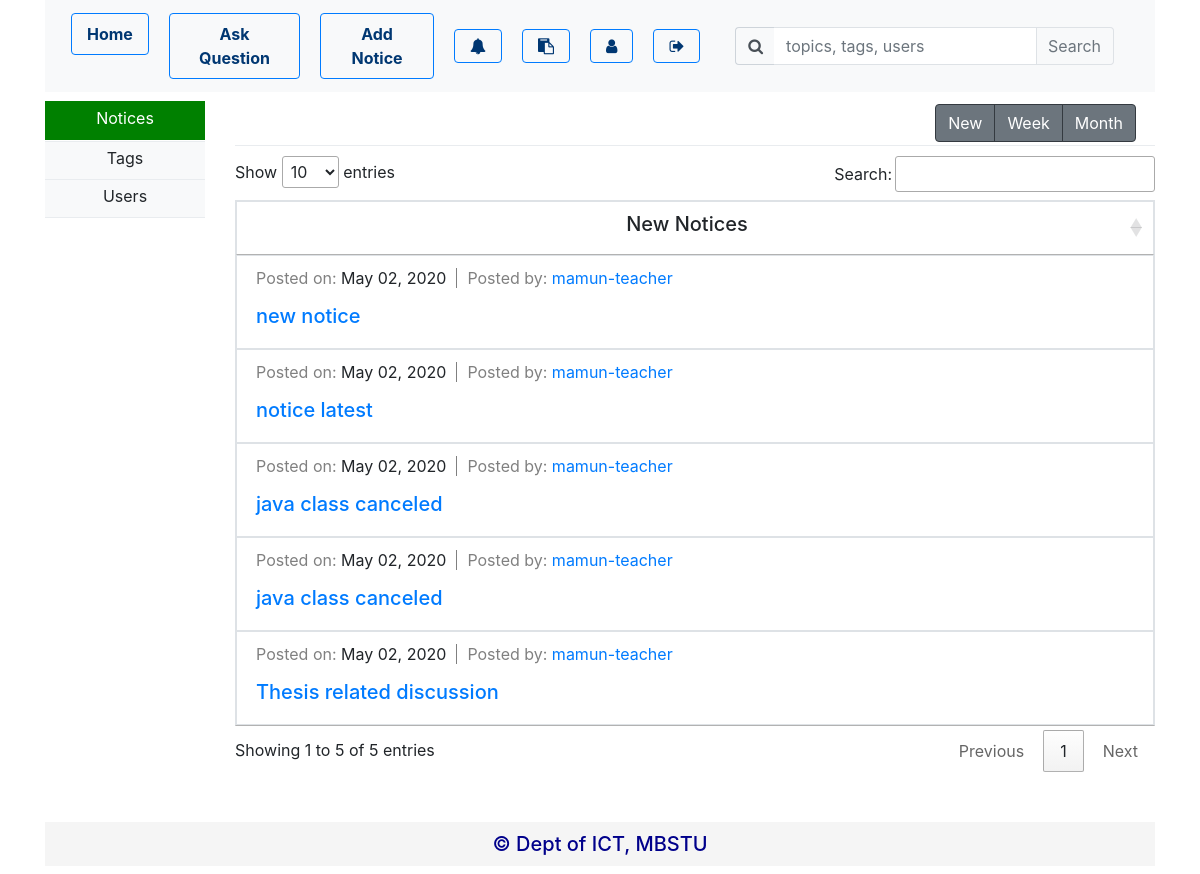
The app's page /notices.php (signed in) with its own data.
### tables this page shows
CREATE TABLE `notice` (
  `notice_id` int(11) NOT NULL,
  `user_name` varchar(50) NOT NULL,
  `title` varchar(1000) NOT NULL,
  `notice_body` varchar(5000) NOT NULL,
  `batch` varchar(5) NOT NULL,
  `date` date NOT NULL
);

### DatabaseConnection.php (called while the page is built, shortened)
<?php
$host = "localhost";
$db = "ict_forum";
$user = "root";
$pass = "";
function getUserDetails($userName) {
    global $host, $db, $user, $pass;
    $con = mysqli_connect($host, $user, $pass, $db);
    $query = "select user_name,email,role,fullname,student_id,expert_in,batch,designation,description,profile_picture from user where user_name='$userName';";
    $result = mysqli_query($con, $query);
    if (mysqli_num_rows($result) > 0) {
        return $result;
    } else {
        mysqli_close($con);
        return "";
    }
}
function getNewNotices($userName) {
    global $host, $db, $user, $pass;
    $con = mysqli_connect($host, $user, $pass, $db);
    $userDetails = getUserDetails($userName);
    $newNoticesQuery = NULL;
    if (mysqli_fetch_assoc($userDetails)['role'] == 'TEACHER') {
        $newNoticesQuery = "select * from notice order by date desc";
    } else {
        $newNoticesQuery = "select * from notice where batch = (select batch from user where user_name = '$userName') order by date desc";
    }
    $newNotices = mysqli_query($con, $newNoticesQuery);
    if (mysqli_num_rows($newNotices) > 0) {
        return $newNotices;
    } else {
        mysqli_close($con);
        return "";
    }
}
function isViewed($noticeId, $userName) {
    global $host, $db, $user, $pass;
    $con = mysqli_connect($host, $user, $pass, $db);
    $query = "select * from notice_unviewed where notice_id = $noticeId and user_name = '$userName'";
    $result = mysqli_query($con, $query);
    return 'viewed';
}
?>

### notices.php (the view, shortened to what this page needs)
<?php
include 'includes/navbar.php';
$header = NULL;
$notices = NULL;
$userName = NULL;
if (isset($_SESSION['userName'])) {
    $userName = $_SESSION['userName'];
} else {
    header("Location: login.php");
}
?>
<div class="container">
    <div class="row">
        <div class="col-md-2">
            <div class="bg-light" style="align-content: center; text-align: center;">
                <a id="notices-sidemenu" class="dropdown-item sidebar" href="notices.php?criteria=new">Notices</a>
                <div class="dropdown-divider sidebar"></div>
                <a id="tags-sidemenu" class="dropdown-item sidebar" href="tags.php">Tags</a>
                <div class="dropdown-divider sidebar"></div>
                <a id="users-sidemenu" class="dropdown-item sidebar" href="users.php">Users</a>
                <div class="dropdown-divider sidebar"></div>
            </div>
        </div>
        <div class="col-md-10" id="content">
            <div class="row m-1 mt-1">
                <div class="col-md-6 col-sm-6">
                        <?php
                        if (isset($_GET['criteria'])) {
                            $criteria = $_GET['criteria'];
                            if ($_GET['criteria'] == 'new') {
                                $header = '<h5>New Notices</h5>';
                            } elseif ($_GET['criteria'] == 'week') {
                                $header = '<h5>Notices posted in this week</h5>';
                            } elseif ($_GET['criteria'] == 'month') {
                                $header = '<h5>Notices posted in this month</h5>';
                            }
                        } else {
                            $criteria = 'new';
                            $header = '<h5>New Notices</h5>';
                        }
                        ?>
                </div>
                <div class="col-md-6 col-sm-6 d-flex justify-content-end align-items-center">
                    <div class="btn-group" role="group">
                        <a href="notices.php?criteria=new" class="btn btn-secondary border-dark">New</a>
                        <a href="notices.php?criteria=week" class="btn btn-secondary border-dark">Week</a>
                        <a href="notices.php?criteria=month" class="btn btn-secondary border-dark">Month</a>
                    </div>
                </div>
            </div>
            <div class="dropdown-divider sidebar" style=" margin-bottom: 10px;"></div>
            <?php
            if ($criteria == 'new') {
                $notices = getNewNotices($userName);
            } elseif ($criteria == 'week') {
                $notices = getNoticesOfWeek($userName);
            } elseif ($criteria == 'month') {
                $notices = getNoticesOfMonth($userName);
            }
            if ($notices == "") {
                echo '<h5 style="color:darkred;">No Notice Found</h5>';
            } else {
                ?>
                <table id="notice-table" class="table table-bordered" style="width:100%;">
                    <thead>
                    <th style="text-align: center;"><?php echo '' . $header; ?></th>
                    </thead>
                    <tbody>
                        <?php
                        while ($row = mysqli_fetch_assoc($notices)) {
                            $isViewed = isViewed($row['notice_id'], $userName);
                            ?>
                            <tr <?php if ($isViewed == 'unviewed') echo 'style="background-color: lightgrey"'; ?>>
                                <td>
                                    <div class="m-1 ml-4">
                                        <div class="row">
                                            <p><span style="color: gray;">Posted on: </span><?php echo '' . date_format(date_create($row["date"]), "F d, Y"); ?></p>
                                            <p style="margin-left: 10px; padding-left: 10px; border-left: 1px solid gray;"><span style="color: gray;">Posted by: </span><?php echo '<a href="userDetails.php?username=' . $row['user_name'] . '">' . $row['user_name'] . '</a>' ?></p>
                                        </div>
                                        <div class="row">
                                            <?php echo '<a href="noticeDetails.php?noticeId=' . $row['notice_id'] . '"><h5>' . $row['title'] . '</h5></a>'; ?>
                                        </div>
                                    </div>
                                </td>
                            </tr>
                        <?php }
                        ?>
                    </tbody>
                </table>
            <?php }
            ?>
        </div>
    </div>
    <?php include 'includes/footer.php' ?>
</div>

### styles/style.css (style rules this page uses)
.dropdown-divider.sidebar { margin-top: -1px; margin-bottom: -1px; }
.dropdown-item.sidebar { padding-bottom: 10px; padding-top: 5px; }
.dropdown-item.sidebar.active { color: white !important; background-color: green !important; border-bottom: 2px solid white; border-top: 2px solid white; }
body { padding-top: 100px; }

### records on screen
notice: date "May 02, 2020", user_name "mamun-teacher", title "new notice"
notice: date "May 02, 2020", user_name "mamun-teacher", title "notice latest"
notice: date "May 02, 2020", user_name "mamun-teacher", title "java class canceled"
notice: date "May 02, 2020", user_name "mamun-teacher", title "java class canceled"
notice: date "May 02, 2020", user_name "mamun-teacher", title "Thesis related discussion"
